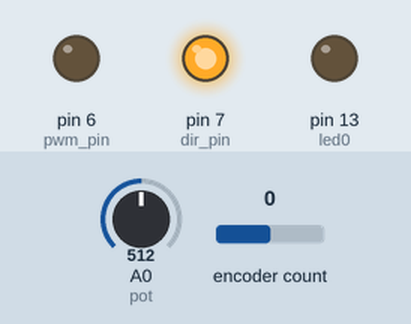
Recording of a sketch running on a simulated Arduino Uno, built with avr-gcc and run on an emulated ATmega328P. Shown: output pins drawn as LEDs (lit = HIGH). Inputs (shaded band) come from the test bench; at power-on: A0 (pot) = 512, encoder count 0.

Above: at 1.2 s.
1.3 s: A0 (pot) set to 716
At 2.2 s:
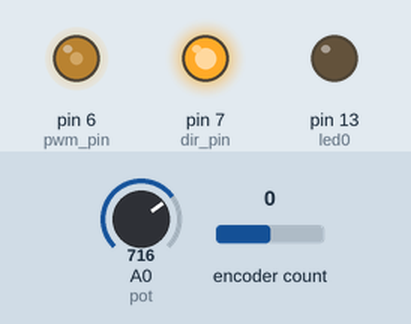
2.8 s: A0 (pot) set to 900
At 3.3 s:
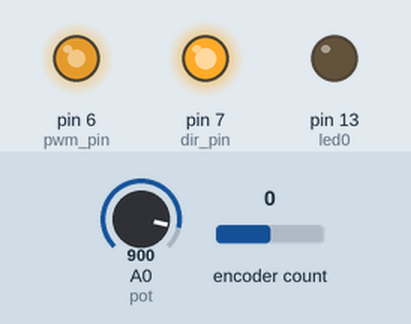
4.3 s: A0 (pot) set to 511
At 5.5 s:
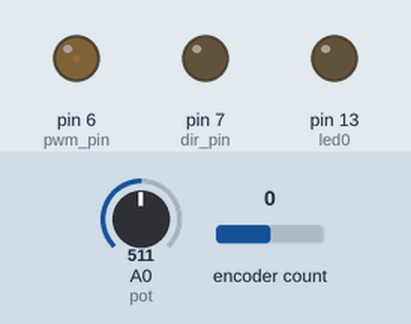
5.8 s: A0 (pot) set to 306
At 6.8 s:
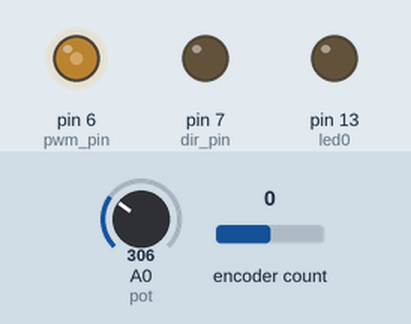
7.3 s: A0 (pot) set to 122
At 7.9 s:
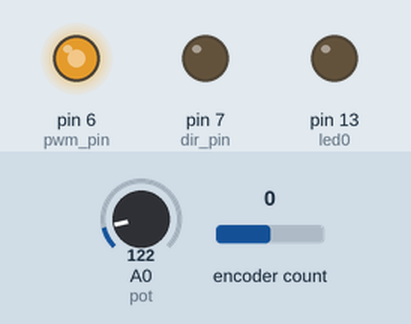
Timing chart, 0 to 9.8 s (numbered marks = the images above; inputs shaded):
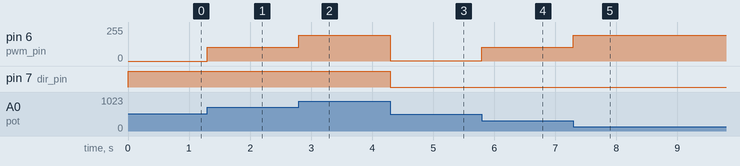

The sketch:

fw3.ino
```cpp
#include <Encoder.h>

int led0 = 13;

int pot = 14;
int pot_val = 0;

int pwm_val = 0;
int pwm_pin = 6;
int dir_pin = 7;

int enc_pin1 = 9;
int enc_pin2 = 10;
int enc_val;
Encoder myEnc(9, 10);


void setup()
{
  pinMode(led0, OUTPUT);
  pinMode(pot, INPUT);
  pinMode(pwm_pin, OUTPUT);
  pinMode(dir_pin, OUTPUT);
}


void loop()
{
  pot_val = analogRead(pot); // 0 - 1024
  pwm_val = map(pot_val, 0, 1024, -256, 256);
  digitalWrite(dir_pin, (pwm_val / abs(pwm_val)) == 1);
  analogWrite(pwm_pin, abs(pwm_val));

}

void toggle(int pin)
{
  digitalWrite(pin, !digitalRead(pin));
}
```

Measured:
- after the input at 1.3 s, pin 6 (pwm_pin): 0/255 → 102/255 at once
- after the input at 2.8 s, pin 6 (pwm_pin): 102/255 → 194/255 at once
- after the input at 4.3 s, pin 6 (pwm_pin): 194/255 → 1/255 at once; pin 7 (dir_pin): HIGH → LOW at once
- after the input at 5.8 s, pin 6 (pwm_pin): 1/255 → 103/255 at once
- after the input at 7.3 s, pin 6 (pwm_pin): 103/255 → 195/255 at once
